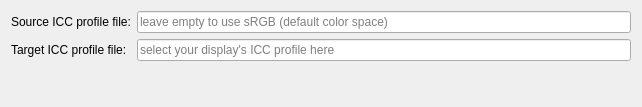
<?xml version="1.0" encoding="UTF-8"?>
<ui version="4.0">
 <class>ICCEffectConfig</class>
 <widget class="QWidget" name="ICCEffectConfig">
  <property name="geometry">
   <rect>
    <x>0</x>
    <y>0</y>
    <width>642</width>
    <height>107</height>
   </rect>
  </property>
  <layout class="QVBoxLayout" name="verticalLayout">
   <item>
    <layout class="QFormLayout" name="iccForm">
     <property name="labelAlignment">
      <set>Qt::AlignLeading|Qt::AlignLeft|Qt::AlignVCenter</set>
     </property>
     <item row="0" column="0">
      <widget class="QLabel" name="sourceICCProfileLabel">
       <property name="text">
        <string>Source ICC profile file:</string>
       </property>
      </widget>
     </item>
     <item row="0" column="1">
      <widget class="QLineEdit" name="kcfg_SourceICC">
       <property name="text">
        <string/>
       </property>
       <property name="placeholderText">
        <string>leave empty to use sRGB (default color space)</string>
       </property>
      </widget>
     </item>
     <item row="1" column="0">
      <widget class="QLabel" name="targetICCProfileLabel">
       <property name="text">
        <string>Target ICC profile file:</string>
       </property>
       <property name="alignment">
        <set>Qt::AlignLeading|Qt::AlignLeft|Qt::AlignVCenter</set>
       </property>
      </widget>
     </item>
     <item row="1" column="1">
      <widget class="QLineEdit" name="kcfg_TargetICC">
       <property name="placeholderText">
        <string>select your display's ICC profile here</string>
       </property>
      </widget>
     </item>
    </layout>
   </item>
  </layout>
 </widget>
 <resources/>
 <connections/>
</ui>
